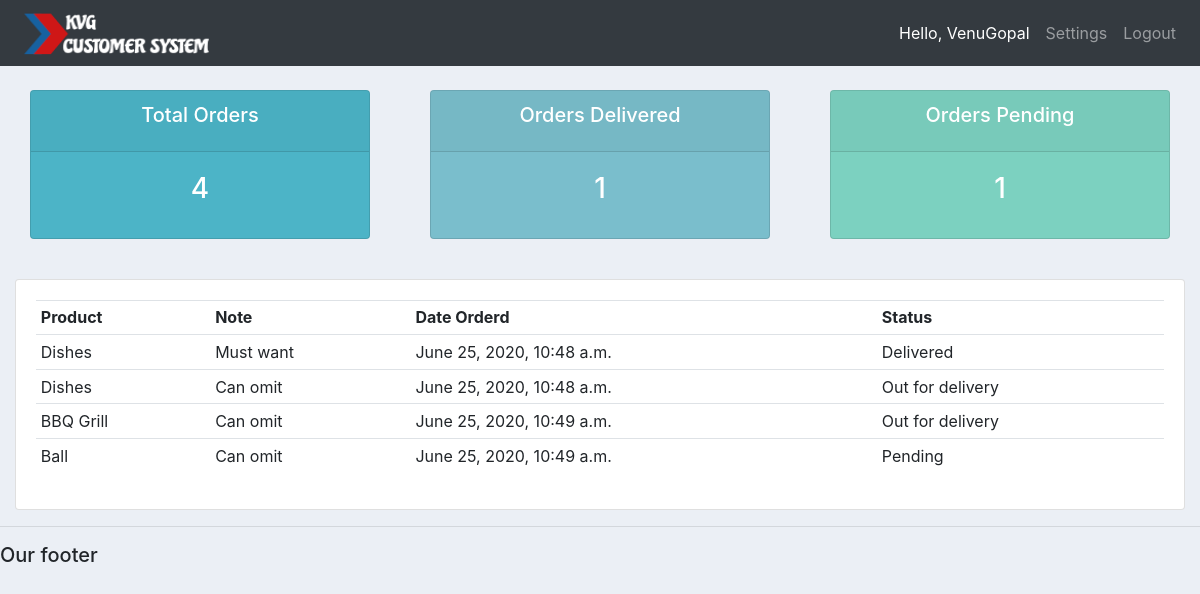
/user/ (signed in), run on the app's committed database.
### accounts/models.py (models this page shows)
class Order(models.Model):
	STATUS = (
			('Pending', 'Pending'),
			('Out for delivery', 'Out for delivery'),
			('Delivered', 'Delivered'),
			)
	customer = models.ForeignKey(Customer, null=True, on_delete= models.SET_NULL)
	product = models.ForeignKey(Product, null=True, on_delete= models.SET_NULL)
	date_created = models.DateTimeField(auto_now_add=True, null=True)
	status = models.CharField(max_length=200, null=True, choices=STATUS)
	note = models.CharField(max_length=1000, null=True)
	def __str__(self):
		return self.product.name

class Product(models.Model):
	CATEGORY = (
			('Indoor', 'Indoor'),
			('Out Door', 'Out Door'),
			)
	name = models.CharField(max_length=200, null=True)
	price = models.FloatField(null=True)
	category = models.CharField(max_length=200, null=True, choices=CATEGORY)
	description = models.CharField(max_length=200, null=True, blank=True)
	date_created = models.DateTimeField(auto_now_add=True, null=True)
	tags = models.ManyToManyField(Tag)
	def __str__(self):
		return self.name

### accounts/decorators.py (the view)
		def wrapper_func(request, *args, **kwargs):
			group = None
			if request.user.groups.exists():
				group = request.user.groups.all()[0].name
			if group in allowed_roles:
				return view_func(request, *args, **kwargs)
			else:
				return HttpResponse('You are not authorized to view this page')

### accounts/views.py (called while the page is built)
@login_required(login_url='login')
@allowed_users(allowed_roles=['customer'])
def userPage(request):
	orders = request.user.customer.order_set.all()
	total_orders = orders.count()
	delivered = orders.filter(status='Delivered').count()
	pending = orders.filter(status='Pending').count()
	print('ORDERS:', orders)
	context = {'orders':orders, 'total_orders':total_orders,
	'delivered':delivered,'pending':pending}
	return render(request, 'accounts/user.html', context)

### accounts/templates/accounts/user.html
{%  extends 'accounts/main.html' %}
{% block content %}
{%  include 'accounts/status.html' %}
<br>
<div class="row">
	<div class="col-md">
		<div class="card card-body">
			<table class="table table-sm">
				<tr>
					<th>Product</th>
					<th>Note</th>
					<th>Date Orderd</th>
					<th>Status</th>
				</tr>
				{% for order in orders %}
				<tr>
					<td>{{order.product}}</td>
					<td>{{order.note}}</td>
					<td>{{order.date_created}}</td>
					<td>{{order.status}}</td>
				</tr>
				{% endfor %}
			</table>
		</div>
	</div>
</div>
{% endblock content %}

### accounts/templates/accounts/navbar.html (shortened to what this page needs)
{% load static %}
<nav class="navbar navbar-expand-lg navbar-dark bg-dark">
 <img src="{% static 'images/logo.png' %}" height="50px" width="200px">
  <div class="collapse navbar-collapse" id="navbarNav">
    <ul class="navbar-nav ml-auto">
      <li class="nav-item active">
        <span class="nav-link">Hello, {{request.user}}</span>
      </li>
      {% if request.user.is_staff %}
      <li class="nav-item active">
        <a class="nav-link" href="{% url 'home' %}">Dashboard</a>
      </li>
      <li class="nav-item">
        <a class="nav-link" href="{% url 'products' %}">Products</a>
      </li>
      {% else %}
       <li class="nav-item">
        <a class="nav-link" href="{% url 'account' %}">Settings</a>
      </li>
      {% endif %}
      <li class="nav-item">
        <a class="nav-link" href="{% url 'logout' %}">Logout</a>
      </li>
    </ul>
  </div>
</nav>

### static/css/main.css (style rules this page uses)
body { background-color: #ebeff5; }

### data on the page
Order: product "Dishes", note "Must want", date_created "June 25, 2020, 10:48 a.m.", status "Delivered"
Order: product "Dishes", note "Can omit", date_created "June 25, 2020, 10:48 a.m.", status "Out for delivery"
Order: product "BBQ Grill", note "Can omit", date_created "June 25, 2020, 10:49 a.m.", status "Out for delivery"
Order: product "Ball", note "Can omit", date_created "June 25, 2020, 10:49 a.m.", status "Pending"

### other printed values
{{ request.user }} "VenuGopal"
{{ total_orders }} "4"
{{ delivered }} "1"
{{ pending }} "1"
